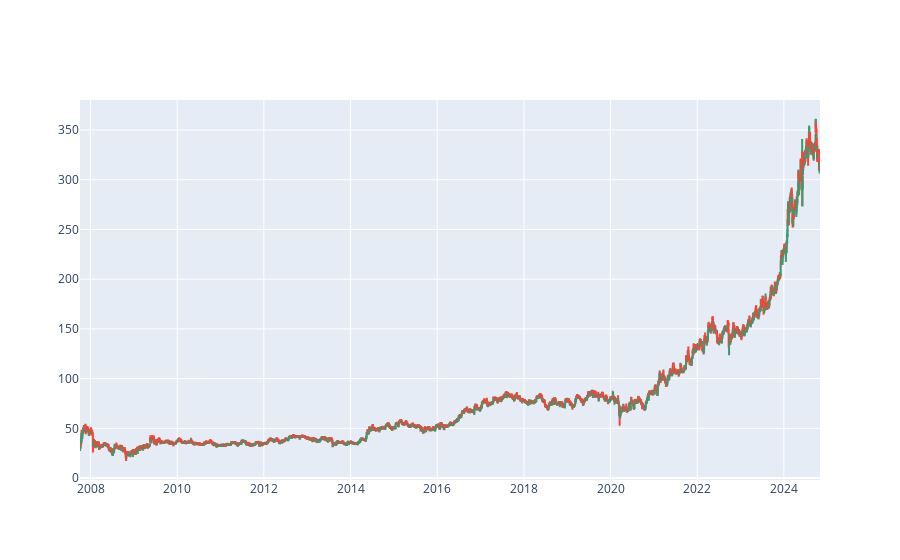

Notebook cell for this chart:
### Code cell
# Candlesticks 
import plotly.graph_objects as go

fig = go.Figure(data=[go.Candlestick(x = data01['Date'], open = data01['Open'], 
                                    high = data01['High'],
                                    low = data01['Low'], 
                                    close = data01['Close'])])
fig.update_layout(xaxis_rangeslider_visible=False)
fig.show()

### Figure 1 — Plotly figure (JSON) as saved in the notebook; plotly's stock layout.template omitted (floating-point values rounded to 4 significant figures; data arrays with more than 128 entries replaced by an {"elided": "..."} marker saying what was removed)
{"data": [{"close": {"elided": "4209 str values"}, "high": {"elided": "4209 str values"}, "low": {"elided": "4209 str values"}, "open": {"elided": "4209 str values"}, "type": "candlestick", "x": {"elided": "4209 str values"}}], "layout": {"autosize": true, "xaxis": {"autorange": true, "range": ["2007-10-04 12:00", "2024-10-31 12:00"], "rangeslider": {"visible": false, "yaxis": {}}, "type": "date"}, "yaxis": {"autorange": true, "range": [-1.956, 380.2]}}}
